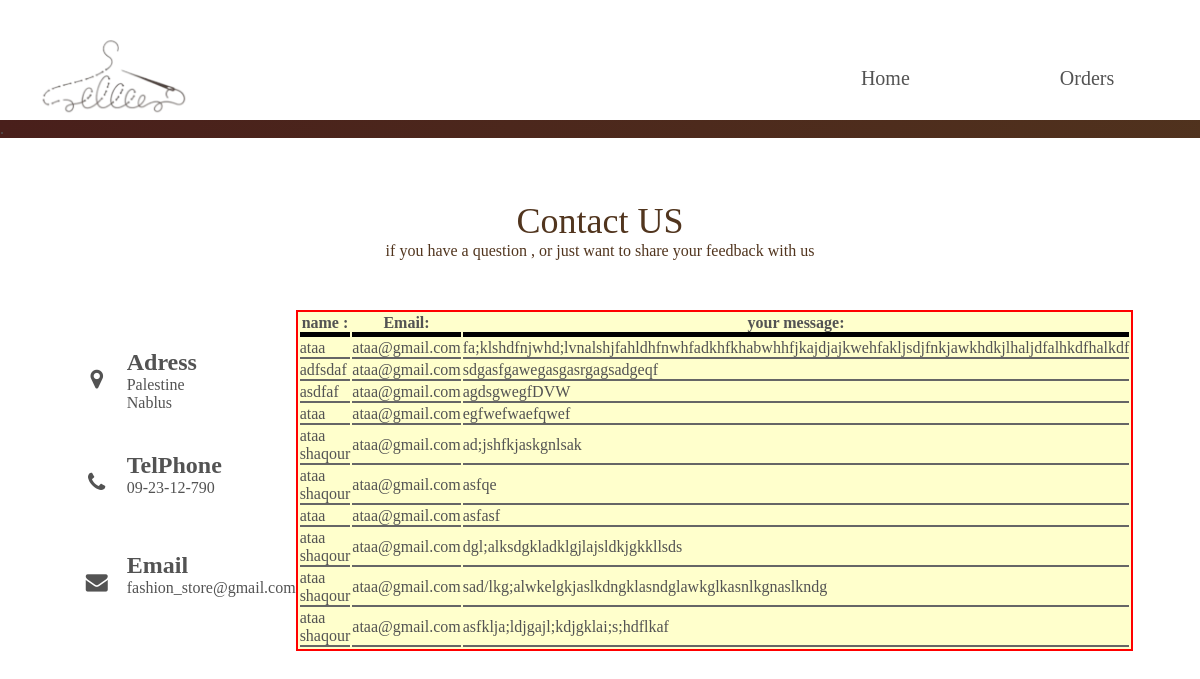
The page /web/html/AdminContactUS.php on the database its author committed.
### tables this page shows
CREATE TABLE `contact_msg` (
  `name` varchar(50) NOT NULL,
  `email` varchar(50) NOT NULL,
  `msg` text NOT NULL
);

### web/html/AdminContactUS.php (the view, shortened to what this page needs)
<!DOCTYPE html>
<html lang="en">
<head>
    <link rel="stylesheet" href="../css/contactus.css"/>
    <link rel="stylesheet" href="../css/home.css">
    <link rel="stylesheet" href="https://stackpath.bootstrapcdn.com/font-awesome/4.7.0/css/font-awesome.min.css">
</head>
<body>
<?php include "../php/AdminHeader.php"; ?>
<section class="contact">
    <div class="content">
        <h1> Contact US</h1>
        <p>
            if you have a question , or just want to share your feedback with us
        </p>
    </div>
    <div class="container">
        <div class="contactinfo">
            <div class="box">
                <div class="icon"><i class="fa fa-map-marker" aria-hidden="true"></i>
                </div>
                <div class="text>">
                    <h2>Adress</h2>
                    <p> Palestine <br>Nablus</p>
                </div>
            </div>
            <div class="box">
                <div class="icon"><i class="fa fa-phone" aria-hidden="true"></i></div>
                <div class="text>">
                    <h2>TelPhone</h2>
                    <p> 09-23-12-790 </p>
                </div>
            </div>
            <div class="box">
                <div class="icon"><i class="fa fa-envelope" aria-hidden="true"></i></div>
                <div class="text>">
                    <h2>Email</h2>
                    <p> fashion_store@gmail.com </p>
                </div>
            </div>
        </div>
        <div >
            <?php
            $db=new mysqli('localhost','root','','fashion');
            $q="select * from contact_msg";
            $res=$db->query($q);
            echo "<table>";
            echo "<tr><th>name :</th><th>Email:</th><th>your message:</th></tr>";
            for($i=0;$i<$res->num_rows;$i++) {
                $row = $res->fetch_assoc();
                echo "<tr><td>";
                echo $row['name'];
                echo "</td><td>";
                echo $row['email'];
                echo "</td><td>";
                echo $row['msg'];
                echo "</td></tr>";
            }
            echo "</table>";
            ?>
        </div>
    </div>
</section>
</body>
</html>

### web/css/contactus.css (style rules this page uses)
* { padding: 0; margin:0; box-sizing: border-box; font-family: 'PT Serif', serif; }
.contact { padding: 50px 100px; display: flex; justify-content: center; align-items: center; flex-direction: column; }
.contact .content { padding-top: 150px; max-width: 800px; text-align: center; }
.contact .content h1 { font-size: 36px; font-weight: 500; color: #51351e; }
.contact .content p { font-weight: 300; color: #51351e; }
.container { width: 100%; display: flex; justify-content: center; align-items: center; margin-top: 50px; }
.container .contactinfo { width: 500px; display: flex; flex-direction: column; }
.container .contactinfo .box { position: relative; padding: 20px 0; display: flex; }
.container .contactinfo .box .icon { background-color: white; min-width: 60px; height: 60px; display: flex; justify-content: center; align-items: center; border-radius: 50%; font-size: 22px; }

### web/css/home.css (style rules this page uses)
* { font-family: 'Akaya Telivigala', cursive; padding: 0; margin: 0; color: #535353; box-sizing: border-box; }
body { background-color: #ffffff; }

### web/html/AdminContactUS.php (style rules this page uses)
table { border: 2px solid red; background-color: #ffc; }
th { border-bottom: 5px solid #000; }
td { border-bottom: 2px solid #666; }

### rows shown on the page
contact_msg: name "ataa", email "ataa@gmail.com", msg "fa;klshdfnjwhd;lvnalshjfahldhfnwhfadkhfkhabwhhfjkajdjajkwehfakljsdjfnkjawkhdkjlhaljdfalhkdfhalkdf"
contact_msg: name "adfsdaf", email "ataa@gmail.com", msg "sdgasfgawegasgasrgagsadgeqf"
contact_msg: name "asdfaf", email "ataa@gmail.com", msg "agdsgwegfDVW"
contact_msg: name "ataa", email "ataa@gmail.com", msg "egfwefwaefqwef"
contact_msg: name "ataa shaqour", email "ataa@gmail.com", msg "ad;jshfkjaskgnlsak"
contact_msg: name "ataa shaqour", email "ataa@gmail.com", msg "asfqe"
contact_msg: name "ataa", email "ataa@gmail.com", msg "asfasf"
contact_msg: name "ataa shaqour", email "ataa@gmail.com", msg "dgl;alksdgkladklgjlajsldkjgkkllsds"
contact_msg: name "ataa shaqour", email "ataa@gmail.com", msg "sad/lkg;alwkelgkjaslkdngklasndglawkglkasnlkgnaslkndg"
contact_msg: name "ataa shaqour", email "ataa@gmail.com", msg "asfklja;ldjgajl;kdjgklai;s;hdflkaf"
